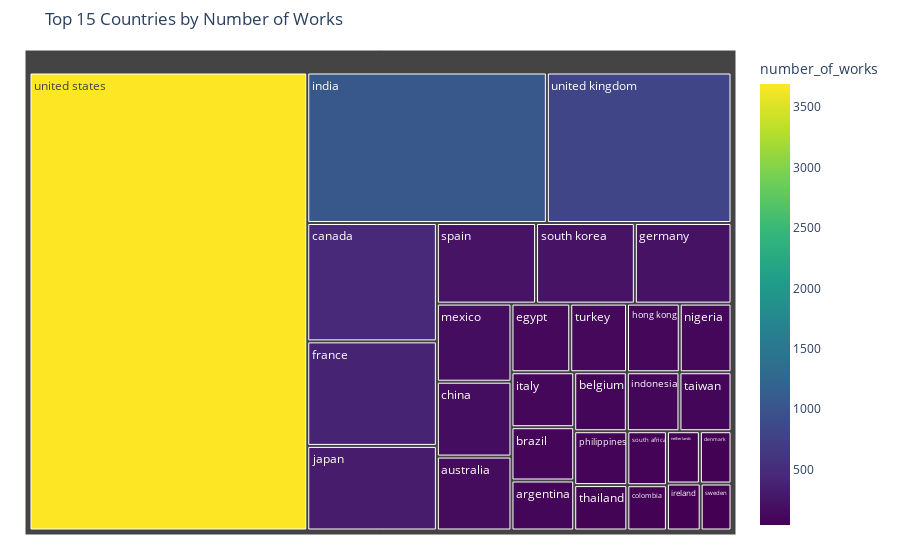

The notebook cell this image was saved under:
### Markdown cell above
<h2 style='text-align: center;color:red'>Ranking of countries by the number of works</h2>

### Code cell
query = '''
WITH Country_names AS(
    SELECT 
        UNNEST(STRING_TO_ARRAY(country, ',')) AS unnest_cou, 
        title,
		show_id
    FROM netflix
)
SELECT 
    LOWER(TRIM(unnest_cou)) AS country, 
    COUNT(DISTINCT a.title) AS Number_of_works
FROM country_names AS a
GROUP BY country
ORDER BY Number_of_works DESC
LIMIT 30;
'''
import plotly.express as px
df_re = pd.read_sql_query(query,engine)
fig = px.treemap(df_re, 
                 path=['country'], 
                 values='number_of_works',
                 title='Top 15 Countries by Number of Works',
                 color='number_of_works',
                 color_continuous_scale='Viridis')

fig.update_layout(margin=dict(t=50, l=25, r=25, b=25))
fig.show()

### Figure 1 — Plotly figure (JSON) as saved in the notebook; plotly's stock layout.template omitted (floating-point values rounded to 4 significant figures)
{"data": [{"branchvalues": "total", "customdata": [[91], [160], [90], [97], [445], [162], [52], [48], [117], [393], [226], [105], [1046], [90], [46], [100], [318], [169], [50], [103], [83], [62], [231], [232], [42], [89], [70], [113], [806], [3690]], "domain": {"x": [0, 1], "y": [0, 1]}, "hovertemplate": "labels=%{label}<br>number_of_works_sum=%{value}<br>parent=%{parent}<br>id=%{id}<br>number_of_works=%{color}<extra></extra>", "ids": ["argentina", "australia", "belgium", "brazil", "canada", "china", "colombia", "denmark", "egypt", "france", "germany", "hong kong", "india", "indonesia", "ireland", "italy", "japan", "mexico", "netherlands", "nigeria", "philippines", "south africa", "south korea", "spain", "sweden", "taiwan", "thailand", "turkey", "united kingdom", "united states"], "labels": ["argentina", "australia", "belgium", "brazil", "canada", "china", "colombia", "denmark", "egypt", "france", "germany", "hong kong", "india", "indonesia", "ireland", "italy", "japan", "mexico", "netherlands", "nigeria", "philippines", "south africa", "south korea", "spain", "sweden", "taiwan", "thailand", "turkey", "united kingdom", "united states"], "marker": {"coloraxis": "coloraxis", "colors": [91, 160, 90, 97, 445, 162, 52, 48, 117, 393, 226, 105, 1046, 90, 46, 100, 318, 169, 50, 103, 83, 62, 231, 232, 42, 89, 70, 113, 806, 3690]}, "name": "", "parents": ["", "", "", "", "", "", "", "", "", "", "", "", "", "", "", "", "", "", "", "", "", "", "", "", "", "", "", "", "", ""], "type": "treemap", "values": [91, 160, 90, 97, 445, 162, 52, 48, 117, 393, 226, 105, 1046, 90, 46, 100, 318, 169, 50, 103, 83, 62, 231, 232, 42, 89, 70, 113, 806, 3690]}], "layout": {"coloraxis": {"colorbar": {"title": {"text": "number_of_works"}}, "colorscale": [[0, "#440154"], [0.1111, "#482878"], [0.2222, "#3e4989"], [0.3333, "#31688e"], [0.4444, "#26828e"], [0.5556, "#1f9e89"], [0.6667, "#35b779"], [0.7778, "#6ece58"], [0.8889, "#b5de2b"], [1, "#fde725"]]}, "legend": {"tracegroupgap": 0}, "margin": {"b": 25, "l": 25, "r": 25, "t": 50}, "title": {"text": "Top 15 Countries by Number of Works"}}}
